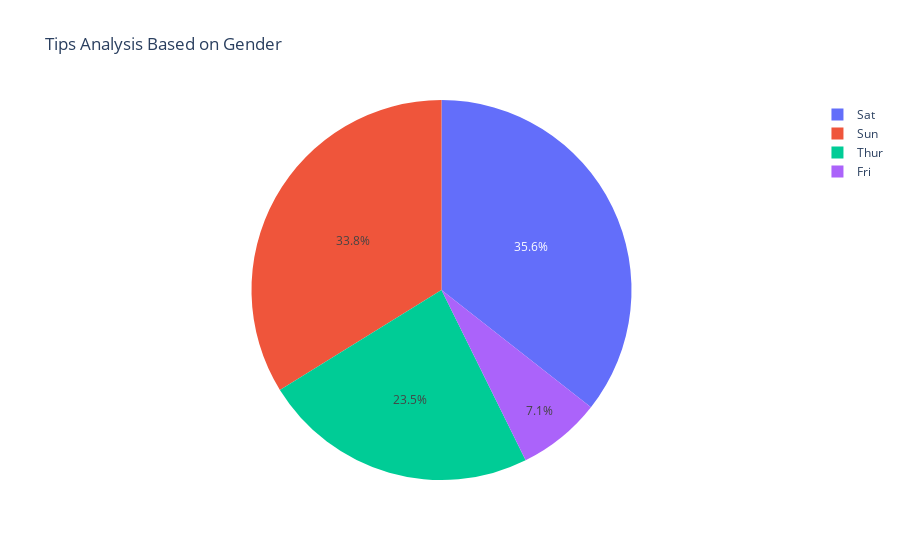

The cell this chart's notebook holds for it:
### Markdown cell above
**Q7: Tips analysis based on the days of the week**

### Code cell
tips_by_day = data.groupby('day')['tip'].sum()
most_tips_day = tips_by_day.idxmax()
print("Day with the most tips:", most_tips_day)
fig = px.pie(names=tips_by_day.index, values=tips_by_day.values, title='Tips Analysis Based on Gender')

# Show the plot
fig.show()

### Figure 1 — Plotly figure (JSON) as saved in the notebook; plotly's stock layout.template omitted (floating-point values rounded to 4 significant figures)
{"data": [{"domain": {"x": [0, 1], "y": [0, 1]}, "hovertemplate": "label=%{label}<br>value=%{value}<extra></extra>", "labels": ["Fri", "Sat", "Sun", "Thur"], "legendgroup": "", "name": "", "showlegend": true, "type": "pie", "values": [51.96, 260.4, 247.4, 171.8]}], "layout": {"legend": {"tracegroupgap": 0}, "title": {"text": "Tips Analysis Based on Gender"}}}
